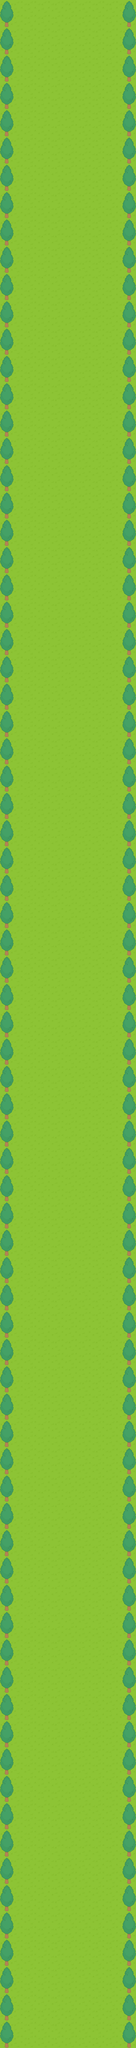

The image is a tile-based game level rendered from a .tmx file. Its description and source (layers, tilesets, objects; grid data summarised) follow:
An orthogonal 10x150 tile map with 64x64 px tiles, 2 tile layers (Field, Tree).

<map version="1.0" orientation="orthogonal" renderorder="right-down" width="10" height="150" tilewidth="64" tileheight="64" nextobjectid="1">
 <tileset firstgid="1" name="Object" tilewidth="64" tileheight="64" tilecount="260" columns="20">
  <image source="RPGpack_sheet.png" width="1280" height="832" />
 </tileset>
 <layer name="Field" width="10" height="150">
  <data>[1500 cells, 1500 non-empty, 1 distinct tile ids]</data>
 </layer>
 <layer name="Tree" width="10" height="150">
  <data>[1500 cells, 300 non-empty, 2 distinct tile ids]</data>
 </layer>
</map>
